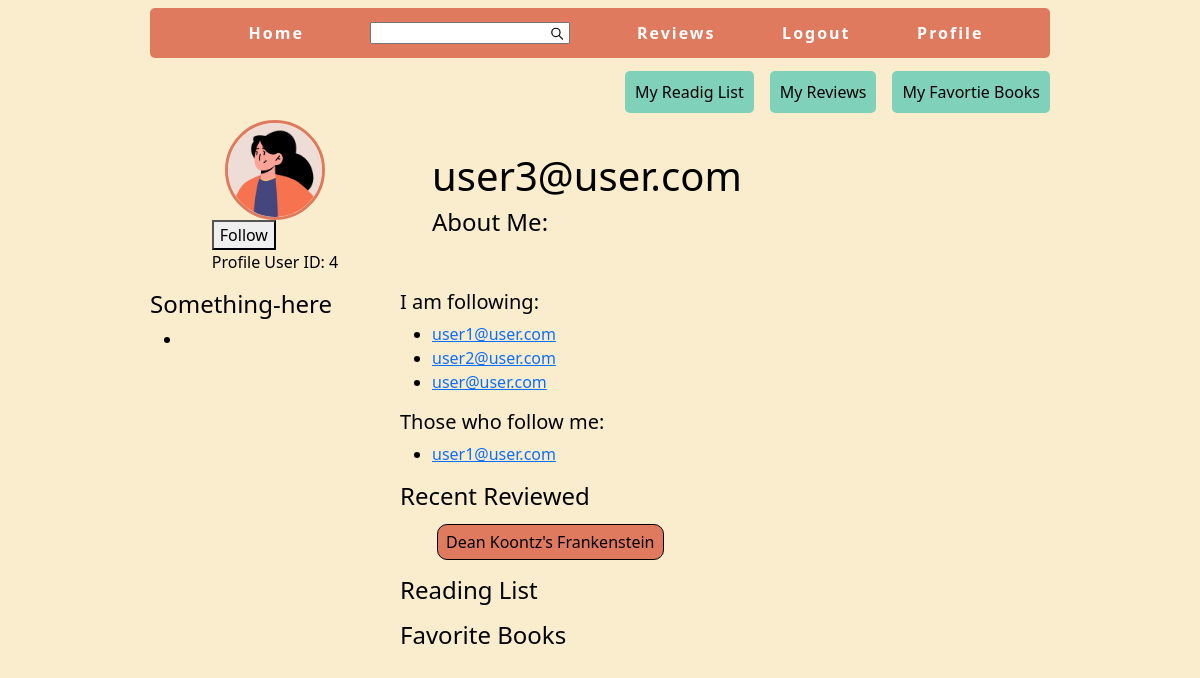
/general_profile_page/4, run on an earlier commit of the app's database.
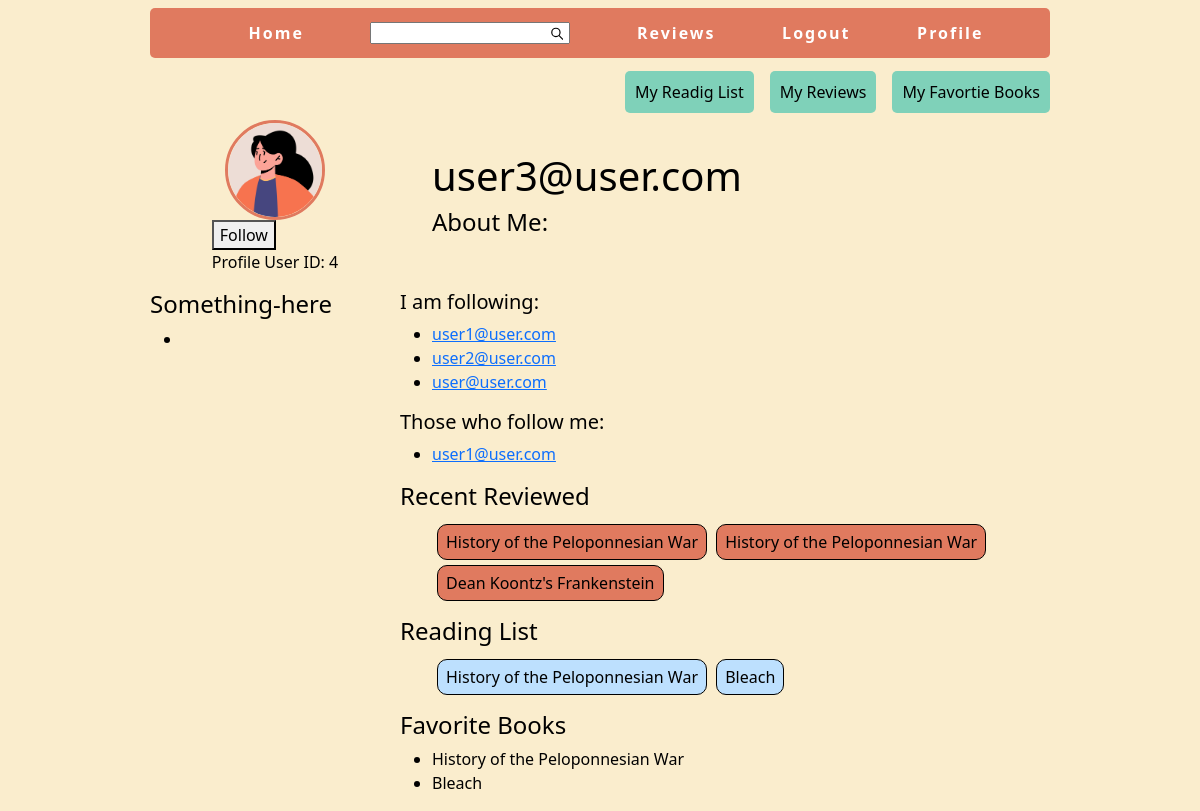
And on a later commit of the database.
### book_data/models.py (models this page shows, shortened)
class Following(models.Model):
    follower = models.ForeignKey(User, related_name='following', on_delete=models.CASCADE)
    following = models.ForeignKey(User, related_name='followers', on_delete=models.CASCADE)
    created_at = models.DateTimeField(auto_now_add=True)
    class Meta:
        db_table = "following"
        unique_together = ('follower', 'following')

class Reviews(models.Model):
    reviewer = models.ForeignKey(User, on_delete=models.CASCADE)
    book_title = models.CharField(max_length=120)
    book_id = models.CharField(max_length=50)
    cover_id = models.CharField(max_length=50)
    content = models.TextField()
    rating = models.IntegerField()
    created_at = models.DateTimeField(auto_now_add=True)
    class Meta:
        db_table = "reviews"

class ReadingList(models.Model):
    user = models.ForeignKey(User, on_delete=models.CASCADE)
    title = models.CharField(max_length=50)
    book_id = models.CharField(max_length=50)
    cover_id = models.CharField(max_length=50, null=True, blank=True)
    class Meta:
        db_table = "reading_list"

class FavoriteBooks(models.Model):
    user = models.ForeignKey(User, on_delete=models.CASCADE)
    title = models.CharField(max_length=50)
    book_id = models.CharField(max_length=50)
    cover_id = models.CharField(max_length=50, null=True, blank=True)
    class Meta:
        db_table = 'favorite_books'

### book_data/views.py (the view)
# urls.py: path('general_profile_page/<int:user_id>', general_profile_page, name='general_profile_page'),
def general_profile_page(request, user_id):
    user = User.objects.get(id=user_id)
    profile = user.profile
    try:
        avatar_url = profile.avatar.url
    except ObjectDoesNotExist:
        avatar_url = None
    try:
        bio = profile.bio
    except ObjectDoesNotExist:
        bio = None
    try:
        reading_list = ReadingList.objects.filter(user=profile.user)
    except ObjectDoesNotExist:
        reading_list = None
    try:
        reviews = Reviews.objects.filter(reviewer=profile.user).order_by('-created_at')[:10]
    except ObjectDoesNotExist:
        reviews = None
    try:
        favorite_books = FavoriteBooks.objects.filter(user=profile.user)
    except ObjectDoesNotExist:
        favorite_books = None
    try:
        following = Following.objects.filter(follower=profile.user).order_by('-created_at')
    except ObjectDoesNotExist:
        following = None
    try:
        followers = Following.objects.filter(following=profile.user).order_by('-created_at')
    except ObjectDoesNotExist:
        followers = None
    context = {
        'user': user,
        'user_id': user_id,
        'reading_list': reading_list,
        'reviews': reviews,
        'favorite_books': favorite_books,
        'avatar_url': avatar_url,
        'bio': bio,
        'following': following,
        'followers': followers
    }
    return render(request, 'book_data/general_profile_page.html', context)

### book_data/templates/book_data/general_profile_page.html (shortened to what this page needs)
{% extends 'book_data/layout.html' %}
{% load static %}
{% block extra_css %}
    <link rel="stylesheet" href="{% static 'style/profile_page.css' %}">
{% endblock %}
{% block content %}
    <div class="grid-container">
        <div class="profile-contianer">
            <div class="avatar-img-div">
                {% if avatar_url %}
                <img src="{{ avatar_url }}" alt="Profile Avatar">
                {% else %}
                    <img src="/book_search/media/avatars/avatar.png" alt="Profile Avatar">
                {% endif %}
            </div>
            <div>
                <form action="{% url 'follow' %}" method="POST">
                    <button type="submit">Follow</button>
                </form>
                <p>Profile User ID: {{ user_id }}</p>
            </div>
        </div>
        <div class="settings">
            <h4>Something-here</h4>
            <ul>
                <li></li>
            </ul>
        </div>
        <div class="biography">
            <h1>{{ user }}</h1>
            <h4>About Me:</h4>
        </div>
        <div class="followers">
            <div>
                <h5>I am following: </h5>
                <ul>
                    {% for item in following %}
                    <li>
                        <a href="{% url 'general_profile_page' user_id=item.following.profile.id %}">{{ item.following }}</a>
                    </li>
                    {% endfor %}
                </ul>
            </div>
            <div>
                <h5>Those who follow me:</h5>
                <ul>
                    {% for item in followers %}
                    <li>
                       <a href="{% url 'general_profile_page' user_id=item.follower.profile.id %}"> {{ item.follower }}</a>
                    </li>
                    {% endfor %}
                </ul>
            </div>
        </div>
        <div class="reviews">
            <h4>Recent Reviewed</h4>
            <ul class="review-list">
                {% for review in reviews %}
                    <li>
                        {{ review.book_title }}
                    </li>
                {% endfor %}
            </ul>
        </div>
        <div class="reading-list">
            <h4>Reading List</h4>
            <ul>
                {% for item in reading_list %}
                    <li>
                        {{ item.title }}
                    </li>
                {% endfor %}
            </ul>
        </div>
        <div class="recent-reviews">
            <h4>Favorite Books</h4>
            <ul>
                {% for book in favorite_books %}
                    <li>
                        {{ book.title }}
                    </li>
                {% endfor %}
            </ul>
        </div>
    </div>
{% endblock %}

### book_data/templates/book_data/layout.html (shortened to what this page needs)
<!DOCTYPE html>
<html lang="en">
<head>
    {% load static %}
    <link href="https://cdn.jsdelivr.net/npm/bootstrap@5.0.2/dist/css/bootstrap.min.css" rel="stylesheet">
    <link rel="stylesheet" href="{% static 'style/main_style.css' %}">
    {% block extra_css %}{% endblock %}
</head>
<body>
    <nav>
        <ul class="navbar-list">
            <li class="navbar-item"><a href="{% url 'index' %}">Home</a></li>
            <li class="navbar-item">
                <form action="{% url 'index' %}" class="search-form" method="GET">
                    <div class="search-form-elements">
                        <input class="search-box" type="text" name="query" autofocus>
                        <button class="submit-search" type="submit">
                            <svg class="search-icon" xmlns="http://www.w3.org/2000/svg" viewBox="0 0 22 22">
                                <circle cx="10" cy="10" r="7" stroke="black" stroke-width="2" fill="none"/>
                                <line x1="15" y1="15" x2="22" y2="22" stroke="black" stroke-width="2"/>
                            </svg>
                        </button>
                    </div>
                </form>
            </li>
            <li class="navbar-item"><a href="">Reviews</a></li>
            {% if user.is_authenticated %}
                <li class="navbar-item"><a href="{% url 'logout' %}">Logout</a></li>
                <li class="navbar-item"><a href="{% url 'user_profile_page' user_id=user.id %}">Profile</a></li>
            {% else %}
                <li class="navbar-item"><a href="{% url 'login' %}">Login</a></li>
                <li class="navbar-item"><a href="{% url 'register' %}">Register</a></li>
            {% endif %}
        </ul>
    </nav>
    <div class="current-user">
        {% if user.is_authenticated %}
            <div class="list-container">
                <ul>
                    <li>
                        <a class="reading-list" href="{% url 'user_reading_list' %}">My Readig List</a>
                    </li>
                    <li>
                        <a class="reviews" href="{% url 'user_reviews_page' %}">My Reviews</a>
                    </li>
                    <li>
                        <a href="{% url 'favorite_books_list' %}">My Favortie Books</a>
                    </li>
                </ul>
            </div>
        {% endif %}
    </div>
    {% block content %}{% endblock %}
</body>
</html>

### book_data/static/style/main_style.css (style rules this page uses)
* { box-sizing: border-box; }
body { color: black; background-color: #faedcd; padding: 0; margin: 0; }
ul.navbar-list { margin-top: 0; }
.navbar-list { list-style-type: none; display: flex; justify-content: space-evenly; align-items: center; background-color: #e07a5f; height: 50px; width: 75%; position: fixed; top: 0.5rem; left: 50%; transform: translateX(-50%); margin-bottom: 50px; border-radius: 5px; }
.navbar-item a { color: white; text-decoration: none; font-weight: bold; letter-spacing: 2px; }
.current-user { display: flex; justify-content: space-between; align-items: center; max-width: 75%; margin-top: 5rem; margin-left: auto; margin-right: auto; padding: 0; height: auto; }
.search-form-elements { display: flex; position: relative; }
.search-box { margin-right: 0; width: 200px; height: 22px; padding: 0; }
.submit-search { position: absolute; right: 1px; top: 1px; bottom: 0px; width: 25px; height: 20px; border: none; background-color: white; margin: 0; display: flex; align-items: center; justify-content: center; }
.search-icon { width: 14px; height: 14px; }
.list-container ul li { list-style: none; }
.list-container ul li a { text-decoration: none; color: black; font-weight: 500; background-color: #7fd1b9; padding: 10px; border-radius: 5px; }
.list-container ul { display: flex; justify-content: space-evenly; gap: 1rem; }

### book_data/static/style/profile_page.css (style rules this page uses)
* { box-sizing: border-box; }
.grid-container { display: grid; grid-template-columns: 250px 1fr; grid-template-rows: repeat(5, auto) ; grid-template-areas: "pic biography" "settings followers" "settings reviews-number" "settings eading-list" "settings recent-reviews"; margin-left: 12.5%; margin-right: 12.5%; }
.profile-contianer { display: flex; flex-direction: column; align-items: center; justify-content: center; max-height: 300px; }
.biography { padding: 2rem; }
.settings { grid-area: settings; }
.review-list li { display: inline-block; border: black solid 1px; border-radius: 10px; background-color: #e07a5f; padding: 5px; padding-left: 8px; padding-right: 8px; margin-left: 5px; margin-top: 5px; }
.reading-list li { display: inline-block; border: black solid 1px; border-radius: 10px; background-color: #bde0fe; padding: 5px; padding-left: 8px; padding-right: 8px; margin-left: 5px; margin-top: 5px; }

What changed in the data, as far as the page shows it:
added Reviews: book_title "History of the Peloponnesian War"
added Reviews: book_title "History of the Peloponnesian War"
added ReadingList: title "History of the Peloponnesian War"
added ReadingList: title "Bleach"
added FavoriteBooks: title "History of the Peloponnesian War"
added FavoriteBooks: title "Bleach"
